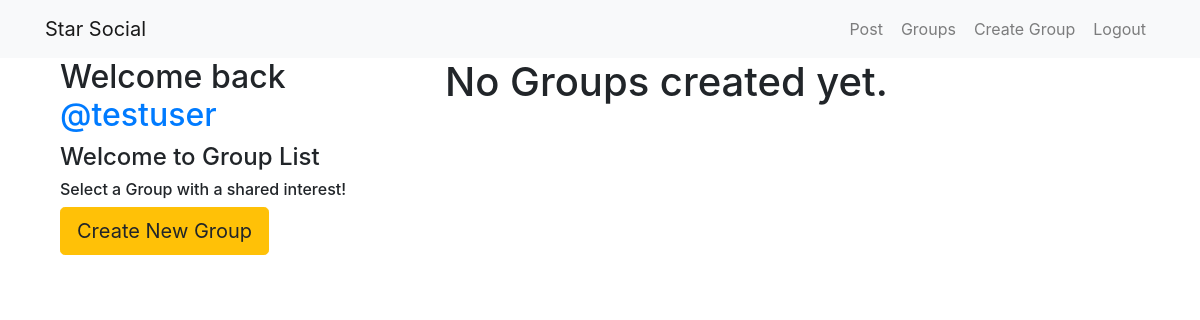
/groups/ (signed in), run on an earlier commit of the app's database.
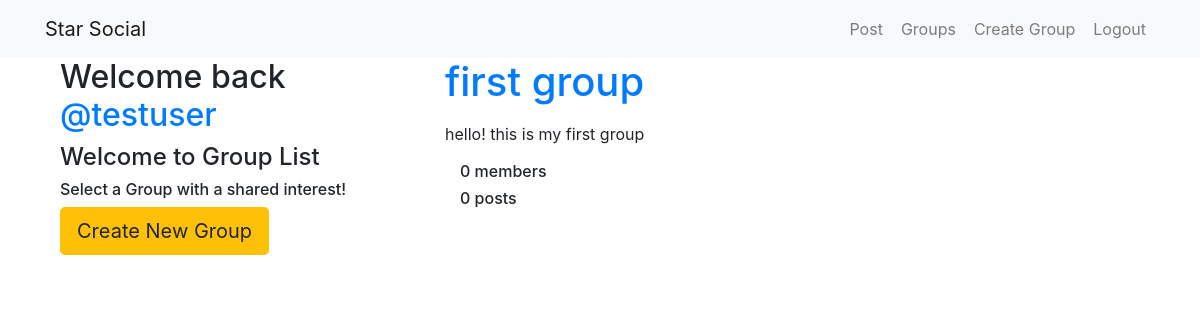
And on a later commit of the database.
### groups/models.py (models this page shows, shortened)
class Group(models.Model):
    name = models.CharField(max_length=150,unique=True)
    slug = models.SlugField(allow_unicode=True,unique=True)
    description = models.TextField(blank=True,default='')
    description_html = models.TextField(editable=False, default='', blank=True)
    members = models.ManyToManyField(User,through="GroupMembers")
    class Meta:
        ordering=['name']

### groups/views.py (the view)
# urls.py: path('',views.ListGroups.as_view(),name='all'),
class ListGroups(LoginRequiredMixin,ListView):
    model=Group

### groups/templates/groups/group_list.html
{% extends 'groups/group_base.html' %}
  {% block pregroup %}
    <div class="col-md-4">
      {% if user.is_authenticated %}
          <h2>Welcome back
              <a href="{% url 'posts:for_user' username=user.username %}">@{{user.username}}</a>
          </h2>
      {% endif %}
      <h4>Welcome to Group List</h4>
      <h6>Select a Group with a shared interest!</h6>
      {% if user.is_authenticated %}
          <a href="{% url 'groups:new' %}" class='btn btn-lg btn-warning'>Create New Group</a>
      {% endif %}
    </div>
  {% endblock %}
  {% block groupcontent %}
    <div class="col-md-8">
      <div class="container">
        {% for grp in group_list %}
          <a href="{% url 'groups:detail' slug=grp.slug %}">
            <h1>{{grp.name}}</h1> </a>
            <p>{{grp.description_html|safe}}</p>
            <div class="col-md-4">
              <h6>{{grp.members.count}} member{{grp.members.count|pluralize}}</h6>
            </div>
            <div class="col-md-4">
              <h6>{{grp.posts.count}} post{{grp.members.count|pluralize}}</h6>
            </div>
        {% empty %}
          <h1>No Groups created yet.</h1>
        {% endfor %}
      </div>
    </div>
  {% endblock %}

What changed in the data, as far as the page shows it:
added Group: name "first group", description_html "hello! this is my first group", members.count "0", posts.count "0"
Also different on the page:
text no longer shown: "No Groups created yet."
